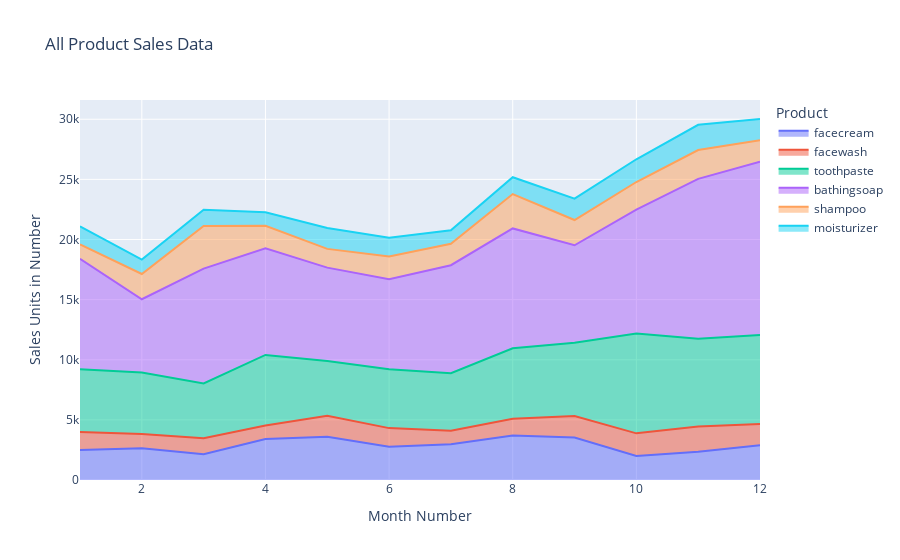

Notebook cell for this chart:
### Code cell
# Prepare the data in long format
df_long = df.melt(id_vars=['month_number'], 
                  value_vars=['facecream', 'facewash', 'toothpaste', 'bathingsoap', 'shampoo', 'moisturizer'],
                  var_name='Product', 
                  value_name='Sales')

# Create the stacked area plot
fig = px.area(df_long, 
              x='month_number', 
              y='Sales', 
              color='Product',
              title='All Product Sales Data',
              labels={'month_number': 'Month Number', 'Sales': 'Sales Units in Number'})

# Show the plot
fig.show()

### Figure 1 — Plotly figure (JSON) as saved in the notebook; plotly's stock layout.template omitted (floating-point values rounded to 4 significant figures)
{"data": [{"fillpattern": {"shape": ""}, "hovertemplate": "Product=facecream<br>Month Number=%{x}<br>Sales Units in Number=%{y}<extra></extra>", "legendgroup": "facecream", "line": {"color": "#636efa"}, "marker": {"symbol": "circle"}, "mode": "lines", "name": "facecream", "orientation": "v", "showlegend": true, "stackgroup": "1", "type": "scatter", "x": [1, 2, 3, 4, 5, 6, 7, 8, 9, 10, 11, 12], "xaxis": "x", "y": [2500, 2630, 2140, 3400, 3600, 2760, 2980, 3700, 3540, 1990, 2340, 2900], "yaxis": "y"}, {"fillpattern": {"shape": ""}, "hovertemplate": "Product=facewash<br>Month Number=%{x}<br>Sales Units in Number=%{y}<extra></extra>", "legendgroup": "facewash", "line": {"color": "#EF553B"}, "marker": {"symbol": "circle"}, "mode": "lines", "name": "facewash", "orientation": "v", "showlegend": true, "stackgroup": "1", "type": "scatter", "x": [1, 2, 3, 4, 5, 6, 7, 8, 9, 10, 11, 12], "xaxis": "x", "y": [1500, 1200, 1340, 1130, 1740, 1555, 1120, 1400, 1780, 1890, 2100, 1760], "yaxis": "y"}, {"fillpattern": {"shape": ""}, "hovertemplate": "Product=toothpaste<br>Month Number=%{x}<br>Sales Units in Number=%{y}<extra></extra>", "legendgroup": "toothpaste", "line": {"color": "#00cc96"}, "marker": {"symbol": "circle"}, "mode": "lines", "name": "toothpaste", "orientation": "v", "showlegend": true, "stackgroup": "1", "type": "scatter", "x": [1, 2, 3, 4, 5, 6, 7, 8, 9, 10, 11, 12], "xaxis": "x", "y": [5200, 5100, 4550, 5870, 4560, 4890, 4780, 5860, 6100, 8300, 7300, 7400], "yaxis": "y"}, {"fillpattern": {"shape": ""}, "hovertemplate": "Product=bathingsoap<br>Month Number=%{x}<br>Sales Units in Number=%{y}<extra></extra>", "legendgroup": "bathingsoap", "line": {"color": "#ab63fa"}, "marker": {"symbol": "circle"}, "mode": "lines", "name": "bathingsoap", "orientation": "v", "showlegend": true, "stackgroup": "1", "type": "scatter", "x": [1, 2, 3, 4, 5, 6, 7, 8, 9, 10, 11, 12], "xaxis": "x", "y": [9200, 6100, 9550, 8870, 7760, 7490, 8980, 9960, 8100, 10300, 13300, 14400], "yaxis": "y"}, {"fillpattern": {"shape": ""}, "hovertemplate": "Product=shampoo<br>Month Number=%{x}<br>Sales Units in Number=%{y}<extra></extra>", "legendgroup": "shampoo", "line": {"color": "#FFA15A"}, "marker": {"symbol": "circle"}, "mode": "lines", "name": "shampoo", "orientation": "v", "showlegend": true, "stackgroup": "1", "type": "scatter", "x": [1, 2, 3, 4, 5, 6, 7, 8, 9, 10, 11, 12], "xaxis": "x", "y": [1200, 2100, 3550, 1870, 1560, 1890, 1780, 2860, 2100, 2300, 2400, 1800], "yaxis": "y"}, {"fillpattern": {"shape": ""}, "hovertemplate": "Product=moisturizer<br>Month Number=%{x}<br>Sales Units in Number=%{y}<extra></extra>", "legendgroup": "moisturizer", "line": {"color": "#19d3f3"}, "marker": {"symbol": "circle"}, "mode": "lines", "name": "moisturizer", "orientation": "v", "showlegend": true, "stackgroup": "1", "type": "scatter", "x": [1, 2, 3, 4, 5, 6, 7, 8, 9, 10, 11, 12], "xaxis": "x", "y": [1500, 1200, 1340, 1130, 1740, 1555, 1120, 1400, 1780, 1890, 2100, 1760], "yaxis": "y"}], "layout": {"autosize": true, "legend": {"title": {"text": "Product"}, "tracegroupgap": 0}, "title": {"text": "All Product Sales Data"}, "xaxis": {"anchor": "y", "autorange": true, "domain": [0, 1], "range": [1, 12], "title": {"text": "Month Number"}, "type": "linear"}, "yaxis": {"anchor": "x", "autorange": true, "domain": [0, 1], "range": [0, 31600], "title": {"text": "Sales Units in Number"}, "type": "linear"}}}
